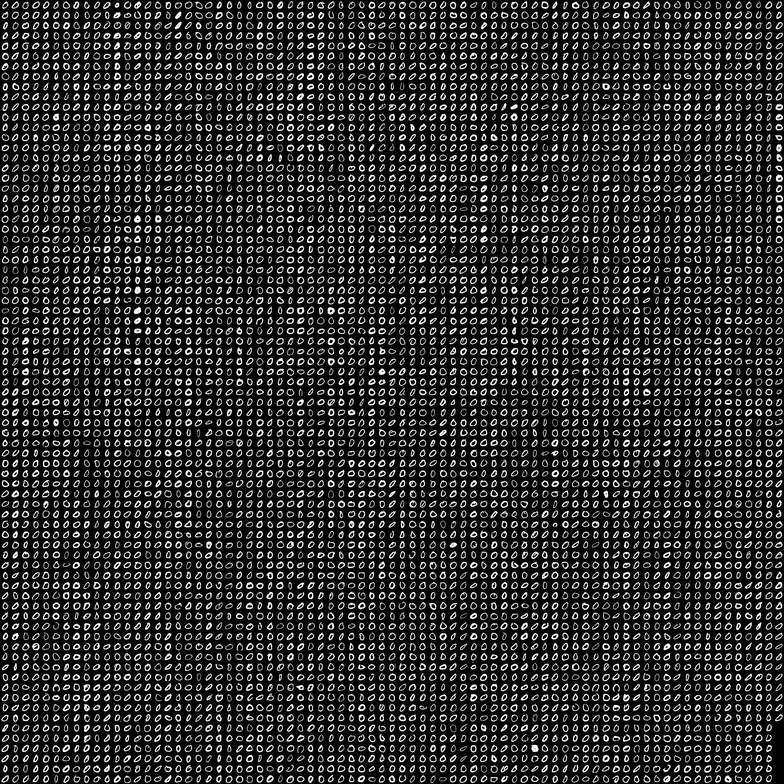
#> input picture rgr/data/MNIST/train/mnist_train0.jpg, 784 x 784 px, shrunk from 2156 x 2156 before the run, found by its file name
$ python alt.py   (Python 2 division)
#> lines starting #> are read from the running program, lines starting #| are printed output that depends on the picture
# coding=utf-8
import cv2
import numpy as np
from math import sqrt
from math import ceil
from sklearn.neural_network import MLPClassifier
from sklearn import metrics


def load(files, digits):
    images = []
    Y = []
    for i in range(0, 9):
        img = cv2.imread(files[i], 0)
#> img is the input picture: shape (784, 784); min 0, max 255, mean 47.9
        height, width = img.shape[:2]
#> height = 784; width = 784
        img = img[0:height, 0:width - s]
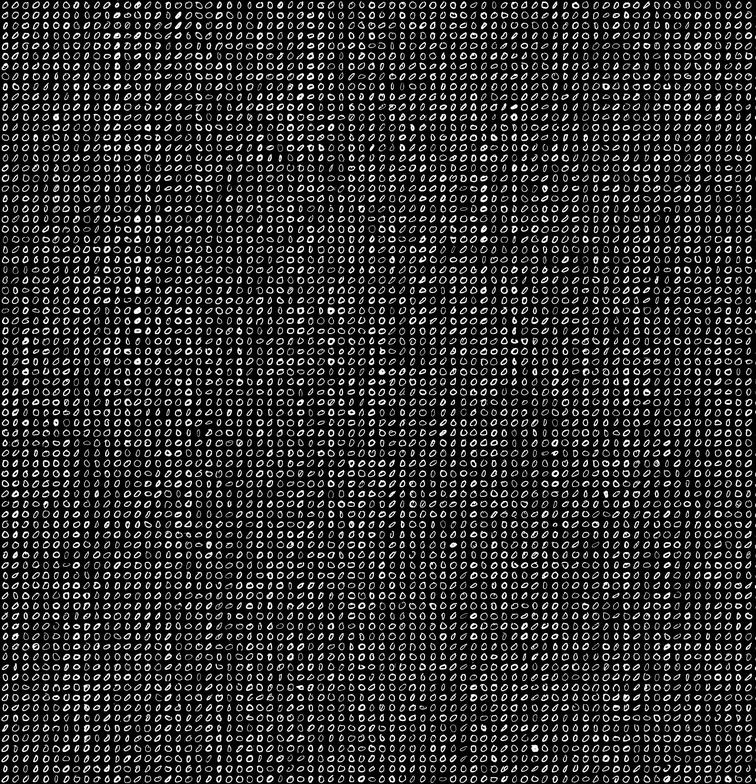
#> img: shape (784, 756); min 0, max 255, mean 47.8
        height, width = img.shape[:2]
#> width = 756
        for j in range(0, width, s):
            for k in range(0, height, s):
                crop_img = img[k:k + s, j:j + s]
                images.append(crop_img)
                Y.extend([digits[i]])
#> after the loop, Y = 756 values from 0 to 0; images = 756 items
#> pass 2 of the loop in load, `for i in range(0, 9):`:
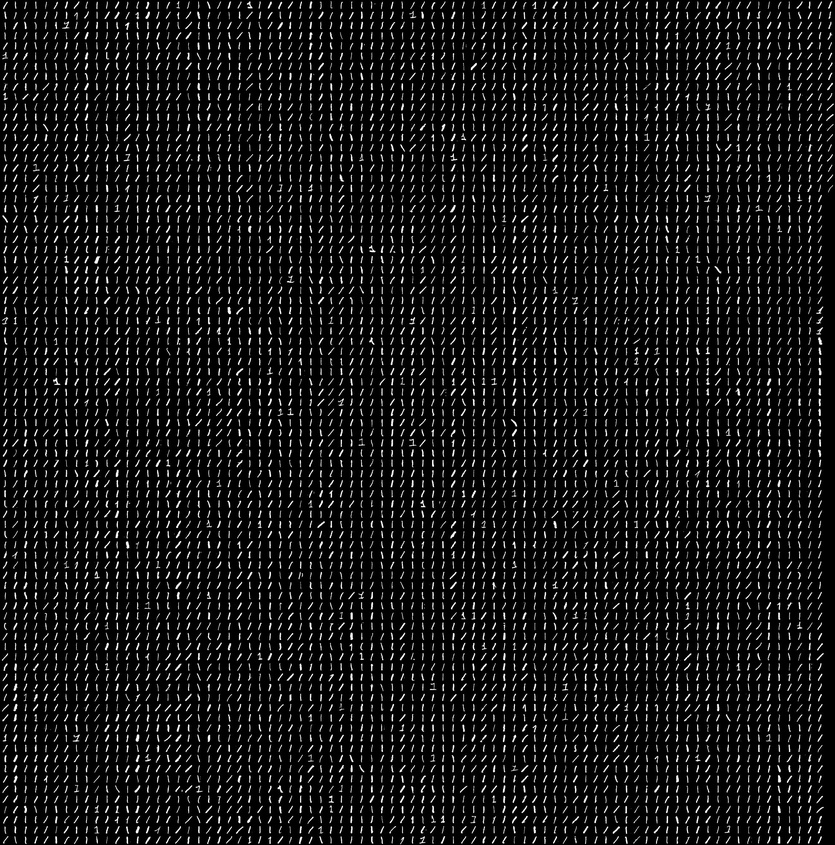
#> input picture rgr/data/MNIST/train/mnist_train1.jpg, 835 x 845 px, shrunk from 2296 x 2324 before the run, found by its file name
#> in load, img is the input picture: shape (845, 835); min 0, max 255, mean 21.9
#> in load, `img = img[0:height, 0:width - s]`:
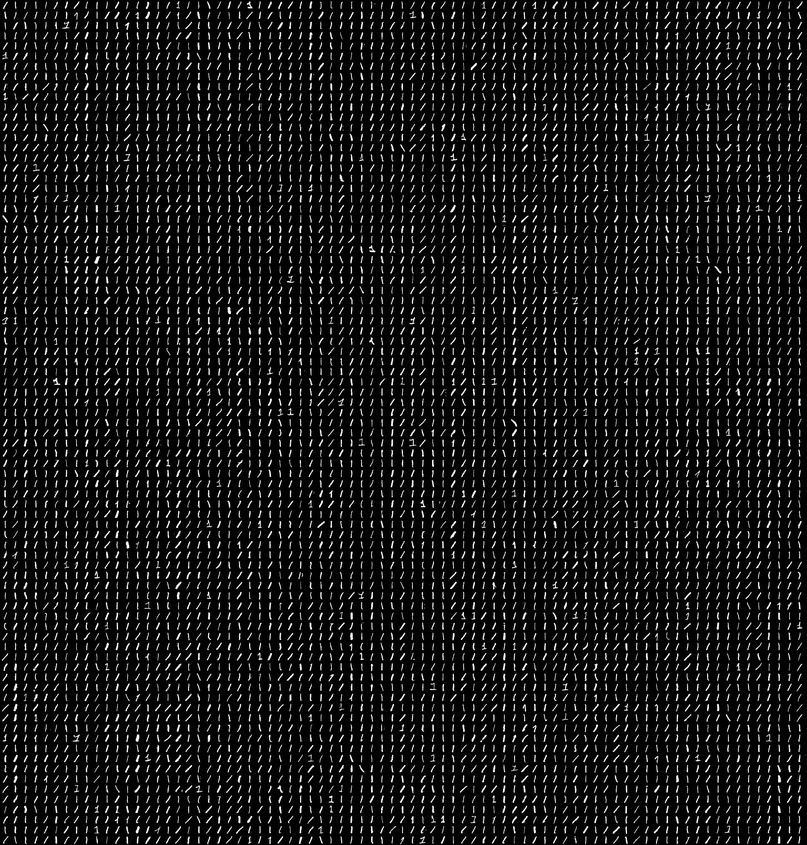
#> img: shape (845, 807); min 0, max 255, mean 22
#> after the loop in load, `for j in range(0, width, s):`: Y = 1655 values from 0 to 1; images = 1655 items
#> pass 3 of the loop in load, `for i in range(0, 9):`:
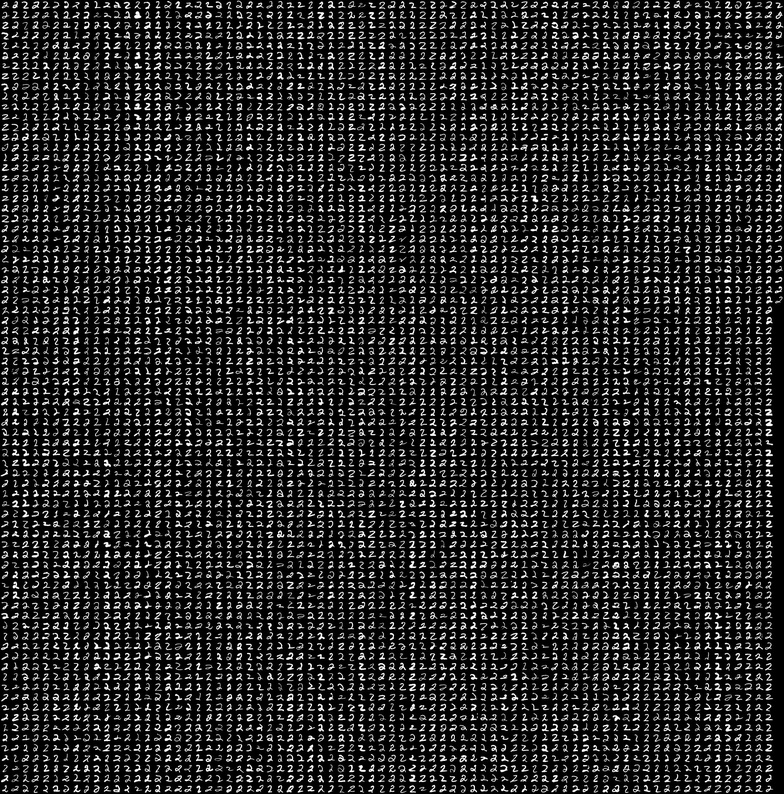
#> input picture rgr/data/MNIST/train/mnist_train2.jpg, 784 x 794 px, shrunk from 2156 x 2184 before the run, found by its file name
#> in load, img is the input picture: shape (794, 784); min 0, max 255, mean 41.1
#> in load, `img = img[0:height, 0:width - s]`:
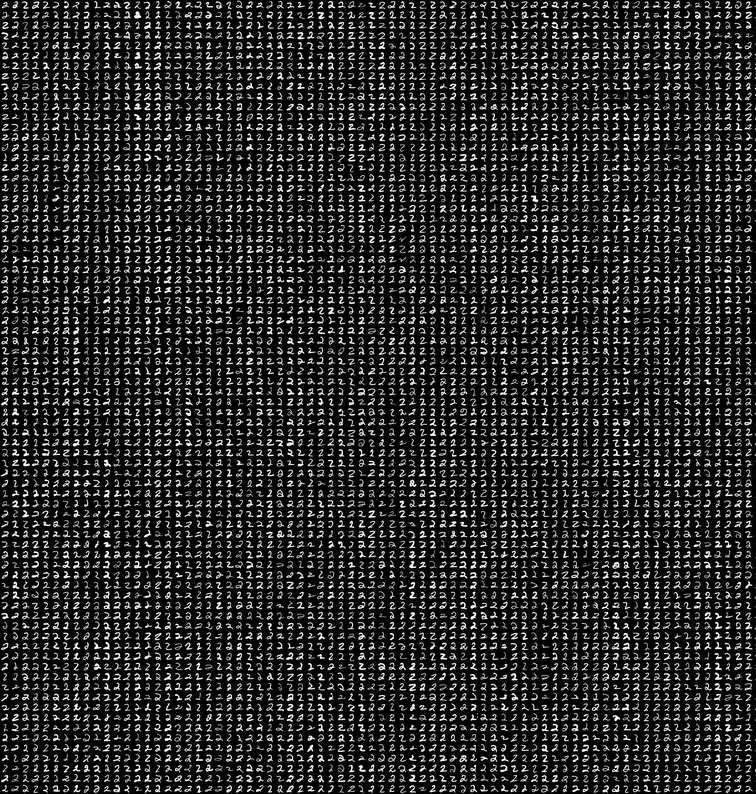
#> img: shape (794, 756); min 0, max 255, mean 41.2
#> after the loop in load, `for j in range(0, width, s):`: Y = 2438 values from 0 to 2; images = 2438 items
#> the loop made 7 passes; the first 3 are shown
    return images, Y


# [56 lines left out: functions prepare, zones, projections, proj_hist, calculate, not called in this run]


s = 28
k = 7
functions = ["identity", "logistic", "tanh", "relu"]
methods = [zones, projections, proj_hist]
#> (the run stopped early here; a loop or call above may not have finished)
